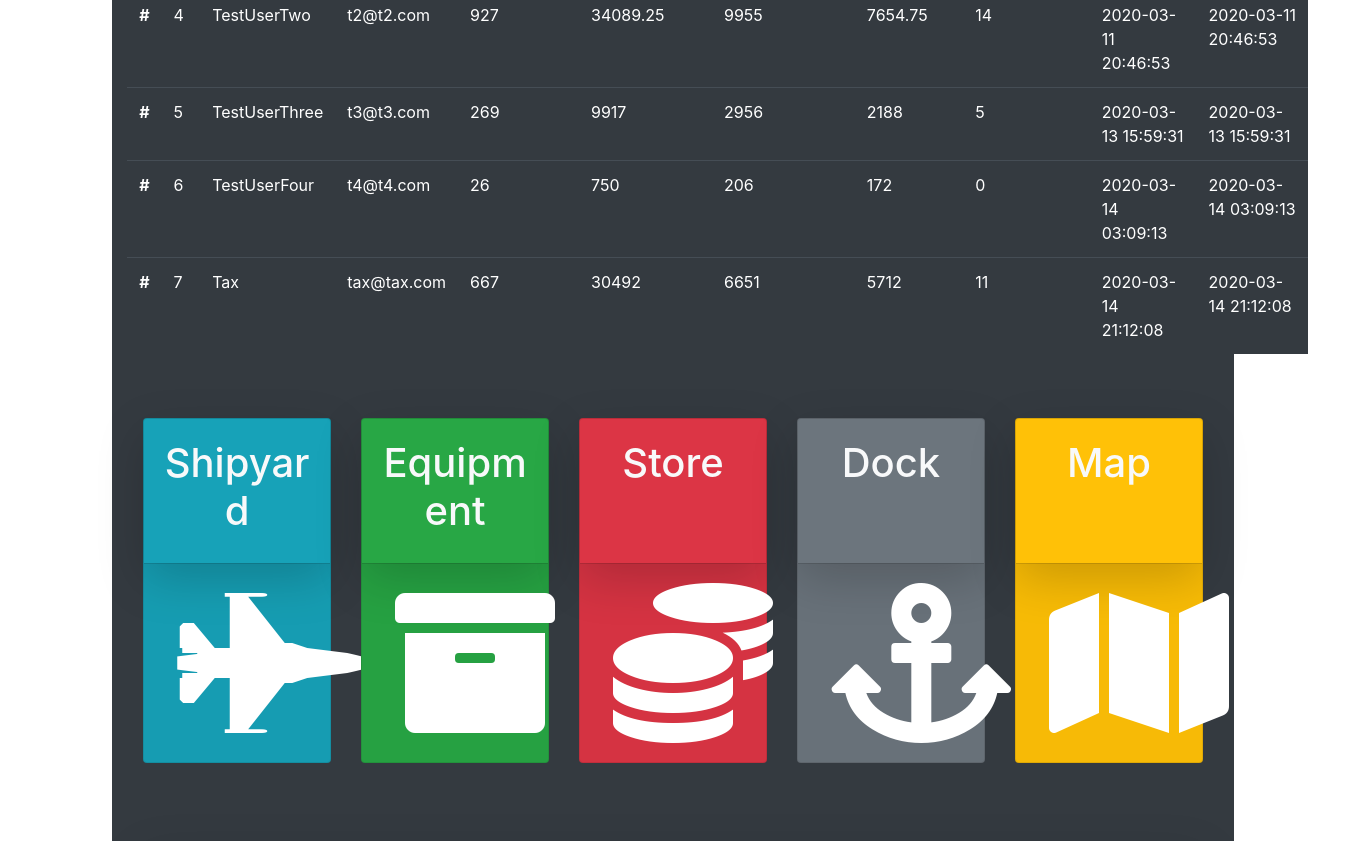
The page /admin (signed in, middle part) on the database as committed earlier.
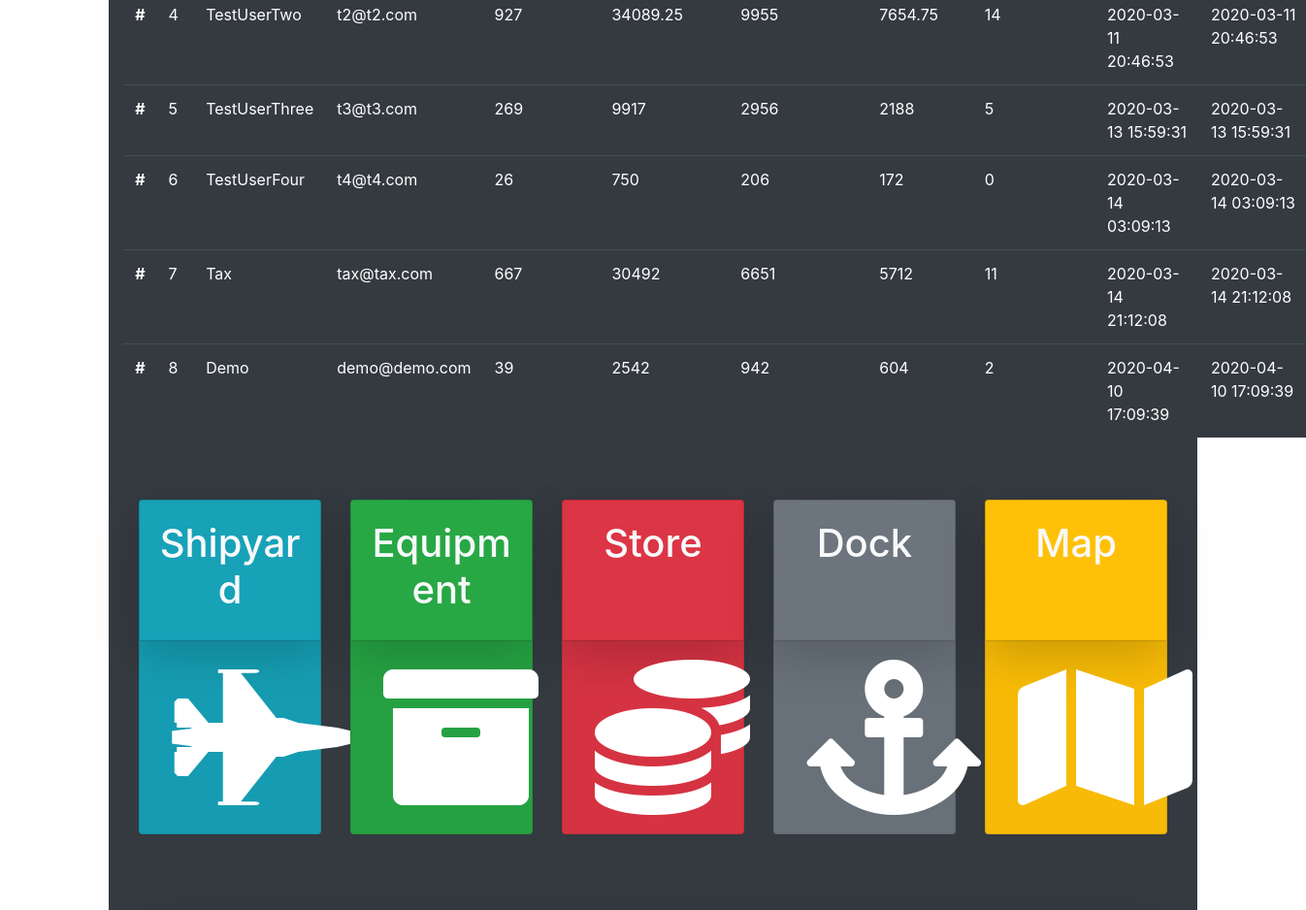
The same page on the database as committed later.
### models.py (models this page shows)
class Users(db.Model):
    __tablename__ = "Users"
    id = db.Column(db.Integer, primary_key=True)
    username = db.Column(db.String(255))
    email = db.Column(db.String(255))
    password = db.Column(db.String(255))
    created_at = db.Column(db.DateTime)
    updated_at = db.Column(db.DateTime)
    current_kills = db.Column(db.Integer, default=0)
    current_score = db.Column(db.Integer, default=0)
    current_money = db.Column(db.Integer, default=0)
    current_xp = db.Column(db.Integer, default=0)
    current_level = db.Column(db.Integer, default=0)
    active_ship = db.Column(db.Integer, default=0)
    abilityPointsEarned = db.Column(db.Integer, default=0)
    abilityPointsSpent = db.Column(db.Integer, default = 0)
    passive1 = db.Column(db.Integer, default=0)
    passive2 = db.Column(db.Integer, default=0)
    passive3 = db.Column(db.Integer, default=0)
    passive4 = db.Column(db.Integer, default=0)
    passive5 = db.Column(db.Integer, default=0)
    passive6 = db.Column(db.Integer, default=0)
    passive7 = db.Column(db.Integer, default=0)
    passive8 = db.Column(db.Integer, default=0)
    passive9 = db.Column(db.Integer, default=0)
    passive10 = db.Column(db.Integer, default=0)
    passive11 = db.Column(db.Integer, default=0)
    passive12 = db.Column(db.Integer, default=0)
    passive13 = db.Column(db.Integer, default=0)
    passive14 = db.Column(db.Integer, default=0)
    passive15 = db.Column(db.Integer, default=0)
    passive16 = db.Column(db.Integer, default=0)
    passive17 = db.Column(db.Integer, default=0)
    passive18 = db.Column(db.Integer, default=0)
    passive19 = db.Column(db.Integer, default=0)
    passive20 = db.Column(db.Integer, default=0)
    character_active_ability_id = db.Column(db.Integer, db.ForeignKey("Active_Abilities.id", ondelete="cascade"))
    passive_abilities_this_user_has = db.relationship('User_Character', backref="characters_that_have_this_passive")

### app.py (the view)
@app.route('/admin')
def admin():
    thisUser = Users.query.get(session['id'])
    allUsers = Users.query.all()
    allMaps = Map.query.all()
    if session['id'] != 1 and thisUser.username != "Tax":
        return redirect('/')
    else:
        return render_template('admin.html', thisUser = thisUser, allUsers = allUsers, allMaps = allMaps )

### templates/admin.html (shortened to what this page needs)
<!DOCTYPE html>
<html lang="en">
<head>
    <link rel="stylesheet" href="https://stackpath.bootstrapcdn.com/bootstrap/4.4.1/css/bootstrap.min.css">
    <link rel="stylesheet" href="https://cdnjs.cloudflare.com/ajax/libs/font-awesome/5.11.2/css/all.css" />
    <link rel="stylesheet" type="text/css" href="{{ url_for('static', filename='css/style.css') }}">
</head>
<body>
    <div class="container bg-dark mt-5 text-warning pt-3 col-xl-10">
        <table class="table table-dark">
            <tbody>
                {% for user in allUsers %}
                <tr>
                    <th scope="row">#</th>
                    <td>{{ user.id }}</td>
                    <td>{{ user.username }}</td>
                    <td>{{ user.email }}</td>
                    <td>{{ user.current_kills }}</td>
                    <td>{{ user.current_score }}</td>
                    <td>{{ user.current_money }}</td>
                    <td>{{ user.current_xp }}</td>
                    <td>{{ user.current_level }}</td>
                    <td>{{ user.created_at }}</td>
                    <td>{{ user.updated_at }}</td>
                </tr>
                {% endfor %}
            </tbody>
          </table>
    <div class="card-deck iconDiv mt-5 p-3 mb-5">
        <div class="card iconCard bg-info">
            <div class="card-body shadow-lg">
                <h1 class="card-title mb-2 text-light text-center">Shipyard</h1>
            </div>
            <div class="card-footer">
                <a href="/ships"><div class="linkIcon"><i class="img-fluid btn fas fa-10x fa-fighter-jet"></i></div></a>
            </div>
        </div>
        <div class="card iconCard bg-success">
            <div class="card-body shadow-lg">
                <h1 class="card-title mb-2 text-light text-center">Equipment</h1>
            </div>
            <div class="card-footer">
                <a href="/equipment"><div class="linkIcon"><i class="img-fluid btn fas fa-10x fa-archive"></i></div></a>
            </div>
        </div>
        <div class="card iconCard bg-danger">
            <div class="card-body shadow-lg">
                <h1 class="card-title mb-2 text-light text-center">Store</h1>
            </div>
            <div class="card-footer">
                <a href="/store"><div class="linkIcon"><i class="img-fluid btn fas fa-10x fa-coins"></i></div></a>
            </div>
        </div>
        <div class="card iconCard bg-secondary">
            <div class="card-body shadow-lg">
                <h1 class="card-title mb-2 text-light text-center">Dock</h1>
            </div>
            <div class="card-footer">
                <a href="/dock"><div class="linkIcon"><i class="img-fluid btn fas fa-10x fa-anchor"></i></div></a>
            </div>
        </div>
        <div class="card iconCard bg-warning">
            <div class="card-body shadow-lg">
                <h1 class="card-title mb-2 text-light text-center">Map</h1>
            </div>
            <div class="card-footer">
                <a href="/map"><div class="linkIcon"><i class="img-fluid btn fas fa-10x fa-map"></i></div></a>
            </div>
        </div>
    </div>
    <div class="card-deck iconDiv mt-5 p-3 mb-5">
    </div>
    </div>
</body>
</html>

Rows that differ between the two databases and show on the page:
added Users: id "8", username "Demo", email "demo@demo.com", current_kills "39", current_score "2542", current_money "942", current_xp "604", current_level "2", created_at "2020-04-10 17:09:39", updated_at "2020-04-10 17:09:39"
